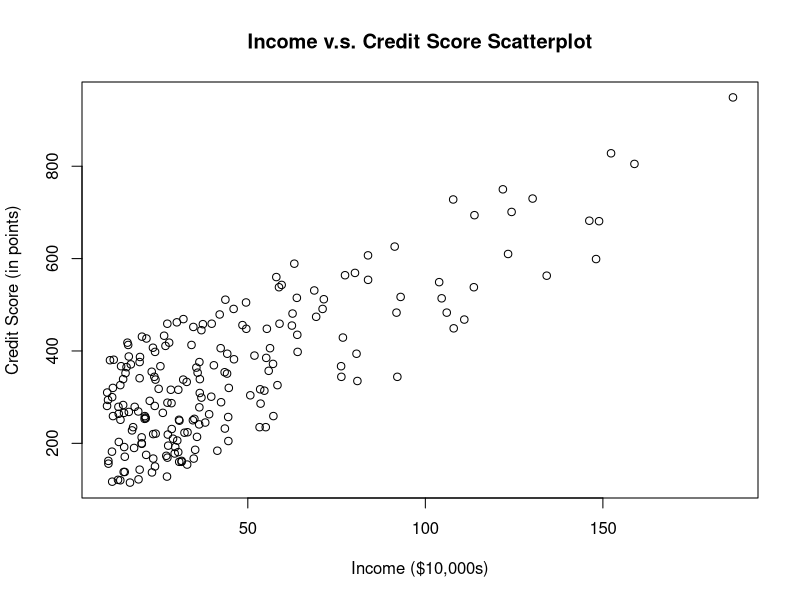
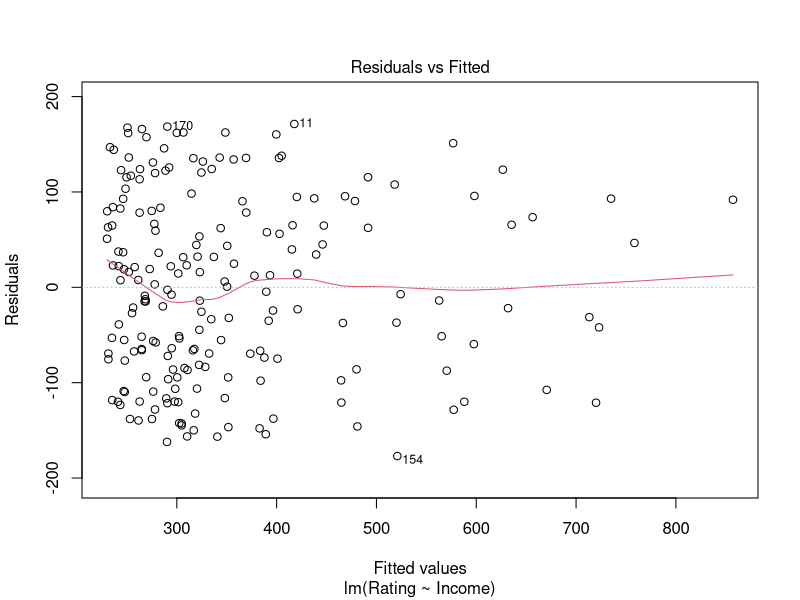
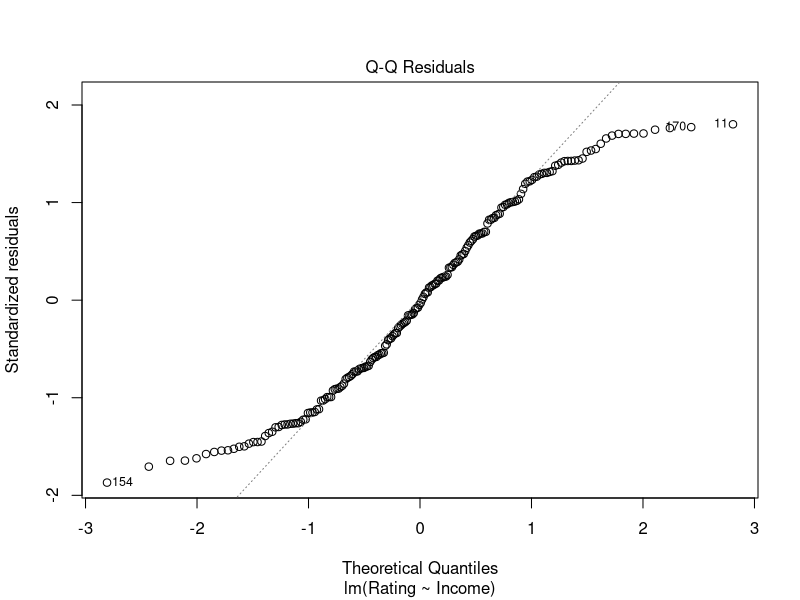
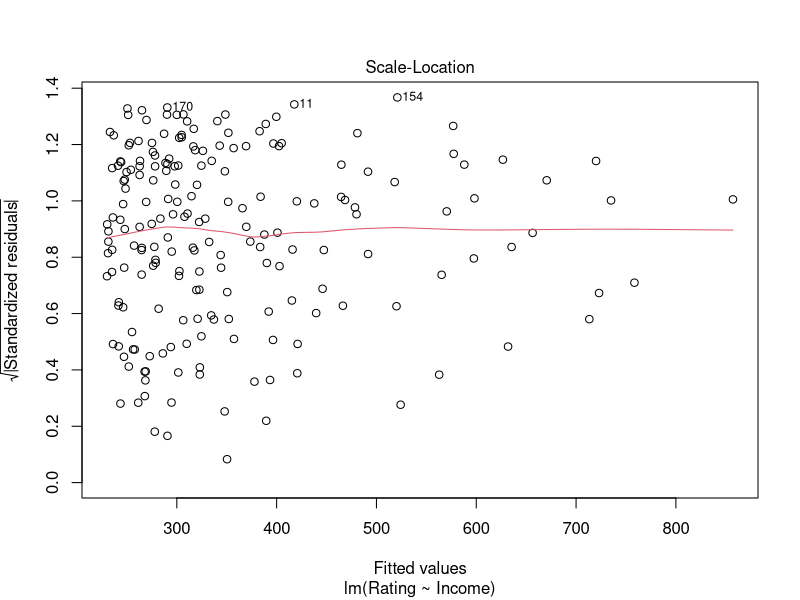
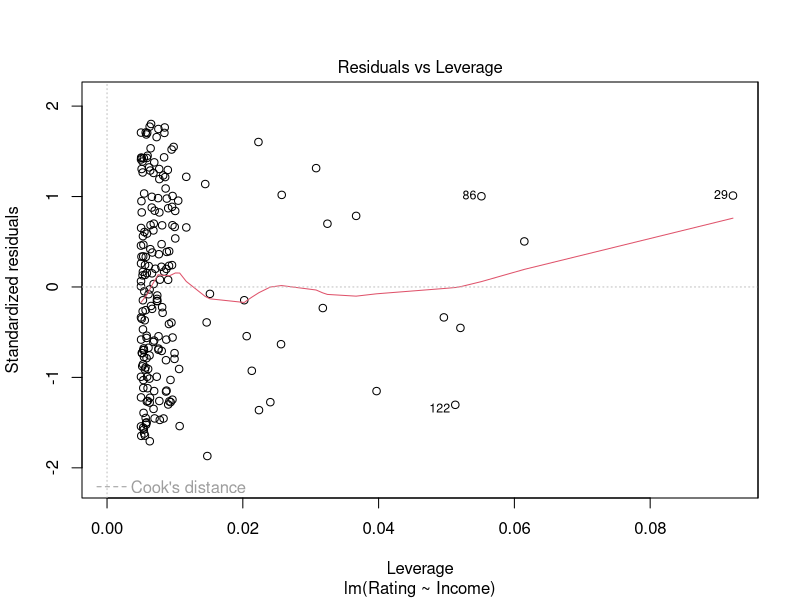

Recreate these plots in R, in order.
library(readxl)

bank <- read_excel("./bank.xlsx")

dataset <- data.frame(bank)
# print(dataset) # nolint
attach(dataset)

# Question 1:
plot(Income, Rating, xlab = "Income ($10,000s)",
     ylab = "Credit Score (in points)",
     main = "Income v.s. Credit Score Scatterplot")
# this answers part b

bank_model <- lm(Rating ~ Income, data = dataset)
print(summary(bank_model))
print(anova(bank_model))
# parts c, e, j

print(confint(bank_model, level = 0.95))
# for part h

print(cor(Income, Rating))
# for part i

plot(bank_model)
print(shapiro.test(bank_model$residuals))
# for part k

new_val <- data.frame(Income = 56000)
pred_val <- predict(bank_model, newdata = new_val)
conf_pred_val <- predict(bank_model, newdata = new_val, interval = "confidence",
                         level = 0.95)
pred_pred_val <- predict(bank_model, newdata = new_val, interval = "prediction",
                         level = 0.95)

print(pred_val)
print(conf_pred_val)
print(pred_pred_val)
# for part n

multi_model <- lm(Rating ~ Income + Age + Education, data = dataset)
print(summary(multi_model))
print(anova(multi_model))
# for question 2